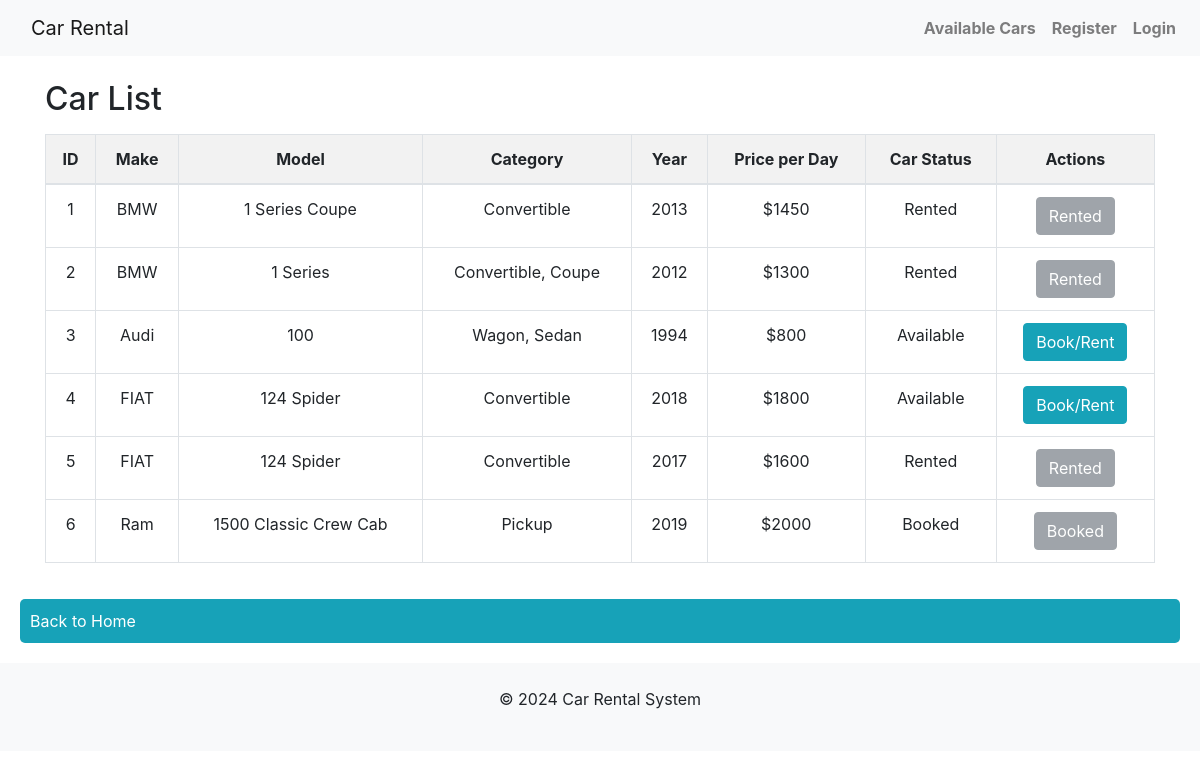
Page /car_list on the committed database.
### app/models.py (models this page shows, shortened)
class Car(db.Model):
    id = db.Column(db.Integer, primary_key=True)
    make = db.Column(db.String(50), nullable=False)
    model = db.Column(db.String(50), nullable=False)
    category = db.Column(db.String(50), nullable=False)
    year = db.Column(db.Integer, nullable=False)
    price_per_day = db.Column(db.Integer, nullable=False)
    status = db.Column(db.String(20), nullable=False, default="Available")

### app/routes.py (the view)
@app.route('/car_list')
def car_list():
    cars = Car.query.all()
    return render_template('car_list.html', cars=cars)

### app/templates/car_list.html (shortened to what this page needs)
<!DOCTYPE html>
<html lang="en">
<head>
</head>
<body>
{% extends "base.html" %}
{% block content %}
<div class="container">
    <h2 class="mt-4">Car List</h2>
    <table class="table table-bordered mt-3">
        <thead>
            <tr>
                <th>ID</th>
                <th>Make</th>
                <th>Model</th>
                <th>Category</th>
                <th>Year</th>
                <th>Price per Day</th>
                <th>Car Status</th>
                <th>Actions</th>
            </tr>
        </thead>
        <tbody>
            {% for car in cars %}
            <tr>
                <td>{{ car.id }}</td>
                <td>{{ car.make }}</td>
                <td>{{ car.model }}</td>
                <td>{{ car.category }}</td>
                <td>{{ car.year }}</td>
                <td>${{ car.price_per_day }}</td>
                <td>{{car.status}}</td>
                <td>
                    {% if car.status == "Available" %}
                    <a href="{{ url_for('customer_home', car_id=car.id) }}" class="btn btn-info">Book/Rent</a>
                    {% else %}
                    <button class="btn btn-secondary" disabled>{{ car.status }}</button>
                    {% endif %}
                </td>
            </tr>
            {% endfor %}
        </tbody>
    </table>
</div>
<a href="{{url_for('index') }}" class="back-home-link">Back to Home</a>
{% endblock %}

### app/static/css/custom.css (style rules this page uses)
body { font-family: Arial, sans-serif; margin: 0; padding: 0; background-color: #f4f4f4; }
table { width: 80%; margin: 20px auto; border-collapse: collapse; background-color: #fff; }
table th, table td { padding: 10px; border: 1px solid #ddd; text-align: center; }
table th { background-color: #f2f2f2; }
button { padding: 10px 15px; color: #fff; background-color: #007baa; border: none; border-radius: 3px; cursor: pointer; height: 38px; }
a { text-decoration: none; color: #fff; padding: 10px 15px; background-color: #007baa; border-radius: 3px; cursor: pointer; }
.container { width: 80%; margin: auto; overflow: hidden; }
.back-home-link { display: block; text-align: left; margin: 20px; color: #fff; background-color: #17a2b8; padding: 10px; border-radius: 5px; }
table, th, td { border: 1px solid; }

### rows in the picture
Car: id "1", make "BMW", model "1 Series Coupe", category "Convertible", year "2013", price_per_day "1450", status "Rented"
Car: id "2", make "BMW", model "1 Series", category "Convertible, Coupe", year "2012", price_per_day "1300", status "Rented"
Car: id "3", make "Audi", model "100", category "Wagon, Sedan", year "1994", price_per_day "800", status "Available"
Car: id "4", make "FIAT", model "124 Spider", category "Convertible", year "2018", price_per_day "1800", status "Available"
Car: id "5", make "FIAT", model "124 Spider", category "Convertible", year "2017", price_per_day "1600", status "Rented"
Car: id "6", make "Ram", model "1500 Classic Crew Cab", category "Pickup", year "2019", price_per_day "2000", status "Booked"
